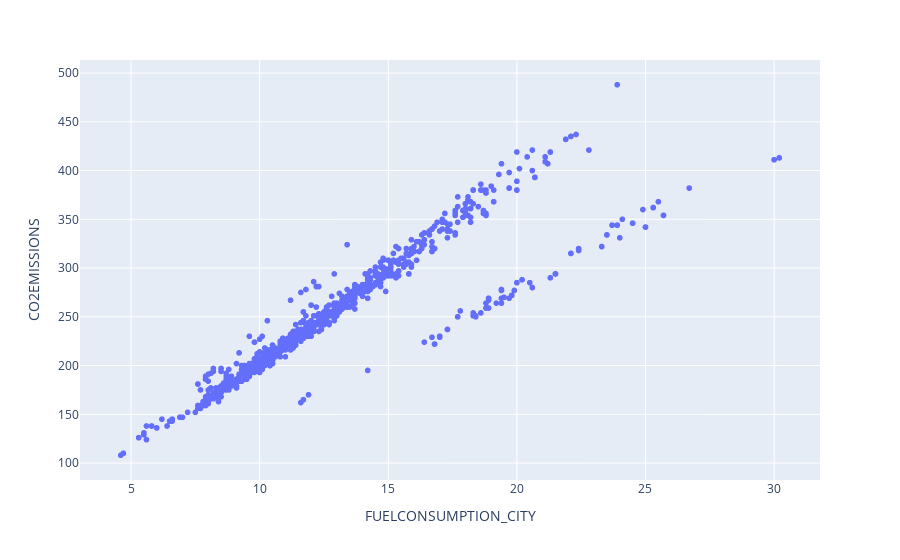

Notebook code for this chart:
### Code cell
fig = px.scatter(df, x="FUELCONSUMPTION_CITY", y="CO2EMISSIONS")
fig.show()

### Figure 1 — Plotly figure (JSON) as saved in the notebook; plotly's stock layout.template omitted (floating-point values rounded to 4 significant figures; data arrays with more than 128 entries replaced by an {"elided": "..."} marker saying what was removed)
{"data": [{"hovertemplate": "FUELCONSUMPTION_CITY=%{x}<br>CO2EMISSIONS=%{y}<extra></extra>", "legendgroup": "", "marker": {"color": "#636efa", "symbol": "circle"}, "mode": "markers", "name": "", "showlegend": false, "type": "scattergl", "x": {"elided": "1067 float values"}, "xaxis": "x", "y": {"elided": "1067 int values"}, "yaxis": "y"}], "layout": {"legend": {"tracegroupgap": 0}, "margin": {"t": 60}, "xaxis": {"anchor": "y", "domain": [0, 1], "title": {"text": "FUELCONSUMPTION_CITY"}}, "yaxis": {"anchor": "x", "domain": [0, 1], "title": {"text": "CO2EMISSIONS"}}}}
